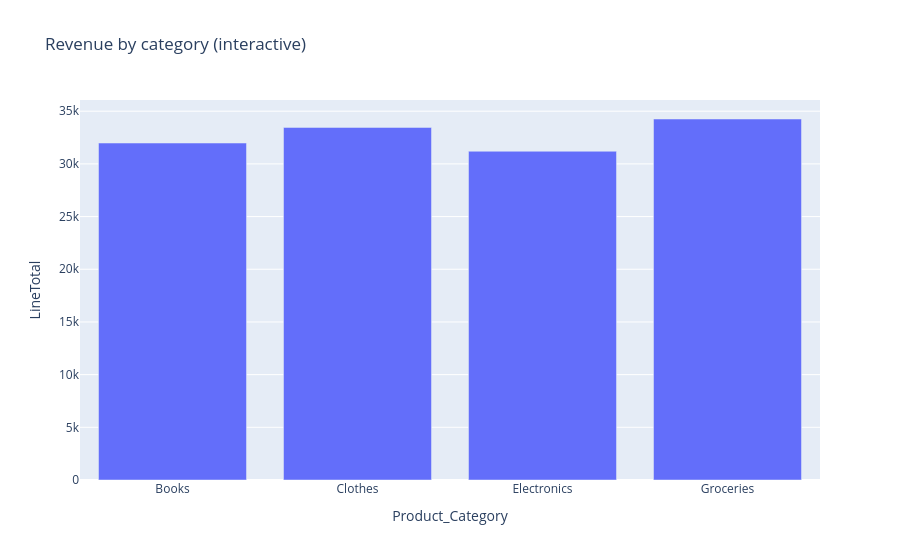

The code cell stored with this chart in its notebook:
### Code cell
# Open question — example: interactive revenue-by-category bar, exported
rev = df.groupby('Product_Category')['LineTotal'].sum().reset_index()
fig_o = px.bar(rev, x='Product_Category', y='LineTotal', title='Revenue by category (interactive)')
fig_o.write_html('revenue_by_category.html')
fig_o.show()

### Figure 1 — Plotly figure (JSON) as saved in the notebook; plotly's stock layout.template omitted (floating-point values rounded to 4 significant figures)
{"data": [{"hovertemplate": "Product_Category=%{x}<br>LineTotal=%{y}<extra></extra>", "legendgroup": "", "marker": {"color": "#636efa", "pattern": {"shape": ""}}, "name": "", "orientation": "v", "showlegend": false, "textposition": "auto", "type": "bar", "x": ["Books", "Clothes", "Electronics", "Groceries"], "xaxis": "x", "y": [31980.0, 33460.0, 31200.0, 34260.0], "yaxis": "y"}], "layout": {"barmode": "relative", "legend": {"tracegroupgap": 0}, "title": {"text": "Revenue by category (interactive)"}, "xaxis": {"anchor": "y", "domain": [0.0, 1.0], "title": {"text": "Product_Category"}}, "yaxis": {"anchor": "x", "domain": [0.0, 1.0], "title": {"text": "LineTotal"}}}}
